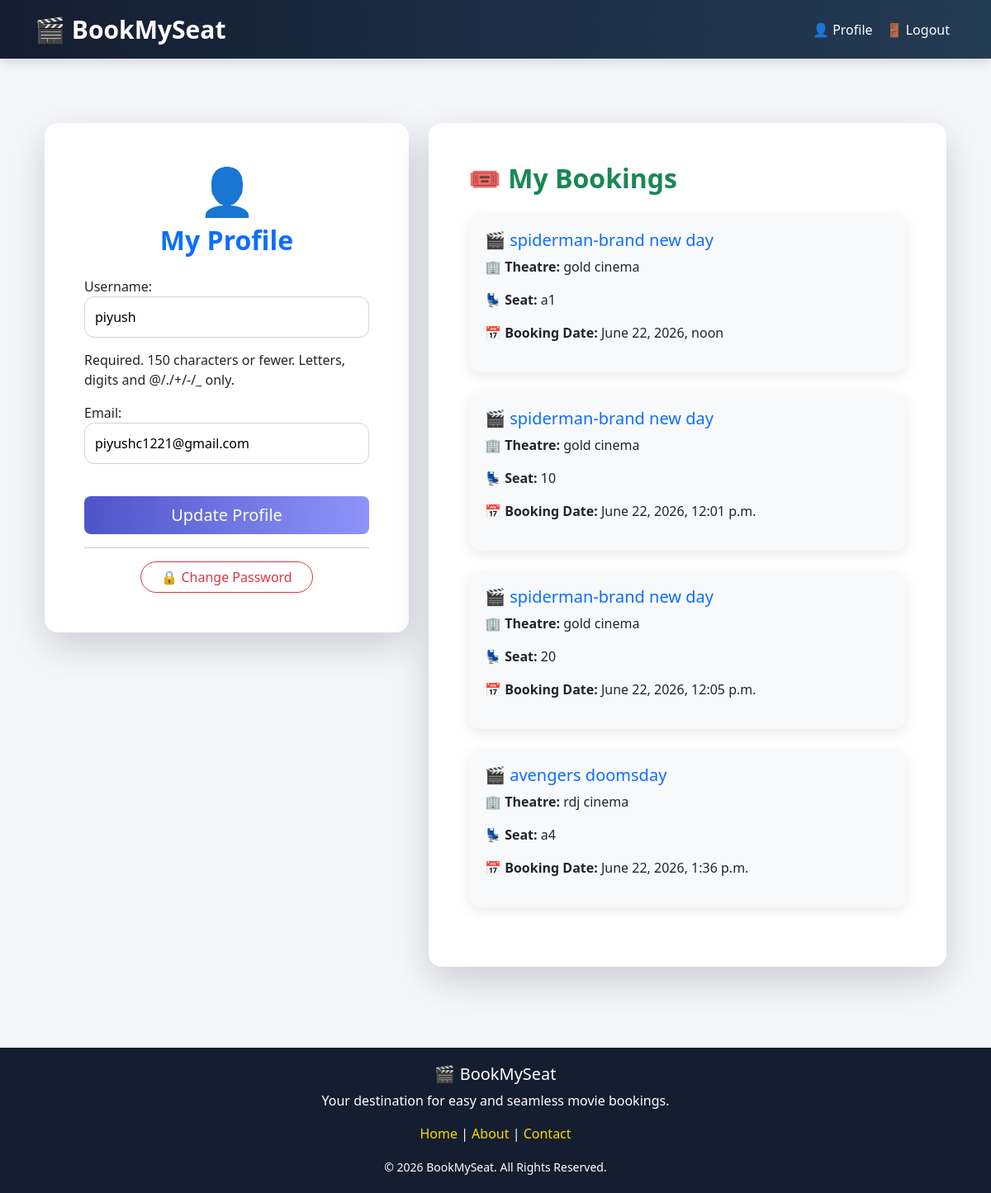
The page /users/profile/ (signed in) on the database its author committed.
### movies/models.py (models this page shows, shortened)
class Booking(models.Model):
    user=models.ForeignKey(User,on_delete=models.CASCADE,)
    seat=models.OneToOneField(Seat,on_delete=models.CASCADE,)
    movie=models.ForeignKey(Movie,on_delete=models.CASCADE,)
    theatre=models.ForeignKey(Theatre,on_delete=models.CASCADE,)
    booked_at=models.DateTimeField(auto_now_add=True)

class Movie(models.Model):
    name=models.CharField(max_length=250)
    image=models.ImageField(upload_to="movies/")
    rating=models.DecimalField(max_digits=3,decimal_places=1)
    cast=models.TextField()
    description=models.TextField(blank=True,null=True)

class Theatre(models.Model):
    name=models.CharField(max_length=250)
    movie=models.ForeignKey(Movie,on_delete=models.CASCADE,related_name='theatres')
    time=models.DateTimeField()

class Seat(models.Model):
    theatre=models.ForeignKey(Theatre,on_delete=models.CASCADE,related_name='seats')
    seat_no=models.CharField(max_length=20)
    is_booked= models.BooleanField( default=False )

### users/views.py (the view)
# urls.py: path('profile/', profile,name = 'profile'),
@login_required
def profile(request):
    bookings=Booking.objects.filter(user=request.user)
    if request.method == 'POST':
        u_form = UserUpdateForm(request.POST,instance = request.POST)
        if u_form.is_valid():
            u_form.save()
            return redirect('profile')
    else:
        u_form = UserUpdateForm(instance=request.user)
    return render(request, 'users/profile.html', {'u_form' : u_form,'bookings':bookings})

### users/forms.py
class UserUpdateForm(forms.ModelForm):
    email=forms.EmailField()
    class Meta:
        model= User
        fields= ['username','email']

### templates/users/profile.html (shortened to what this page needs)
{% extends "users/basic.html" %}
{% block content %}
<div class="container py-5">
    <div class="row">
        <div class="col-lg-5 mb-4">
            <div class="card shadow-lg border-0 rounded-4">
                <div class="card-body p-5">
                    <div class="text-center mb-4">
                        <h1 class="display-4">👤</h1>
                        <h2 class="fw-bold text-primary">My Profile</h2>
                    </div>
                    <form method="POST">
                        {{ u_form.as_p }}
                        <div class="d-grid mt-4">
                            <button class="btn btn-primary btn-lg rounded-3">
                                Update Profile
                            </button>
                        </div>
                    </form>
                    <hr>
                    <div class="text-center">
                        <a href="{% url 'password_reset' %}"
                           class="btn btn-outline-danger rounded-pill px-4">
                            🔒 Change Password
                        </a>
                    </div>
                </div>
            </div>
        </div>
        <div class="col-lg-7">
            <div class="card shadow-lg border-0 rounded-4">
                <div class="card-body p-5">
                    <h2 class="fw-bold text-success mb-4">
                        🎟️ My Bookings
                    </h2>
                    {% for booking in bookings %}
                    <div class="booking-card mb-4">
                        <h5 class="text-primary">
                            🎬 {{ booking.movie.name }}
                        </h5>
                        <p>
                            <strong>🏢 Theatre:</strong>
                            {{ booking.theatre.name }}
                        </p>
                        <p>
                            <strong>💺 Seat:</strong>
                            {{ booking.seat.seat_no }}
                        </p>
                        <p>
                            <strong>📅 Booking Date:</strong>
                            {{ booking.booked_at }}
                        </p>
                    </div>
                    {% endfor %}
                </div>
            </div>
        </div>
    </div>
</div>
{% endblock %}

### templates/users/basic.html (shortened to what this page needs)
<!DOCTYPE html>
<html lang="en">
<head>
    <link rel="stylesheet" href="https://cdn.jsdelivr.net/npm/bootstrap@5.3.3/dist/css/bootstrap.min.css">
</head>
<body>
<nav class="navbar navbar-expand-lg navbar-dark sticky-top">
    <div class="container">
        <a class="navbar-brand" href="/">
            🎬 BookMySeat
        </a>
        <div class="collapse navbar-collapse" id="navbarContent">
            <ul class="navbar-nav ms-auto">
                {% if user.is_authenticated %}
                <li class="nav-item">
                    <a class="nav-link" href="{% url 'profile' %}">
                        👤 Profile
                    </a>
                </li>
                <li class="nav-item">
                    <form method="POST" action="{% url 'logout' %}">
                        <button type="submit" class="nav-link logout-btn">
                            🚪 Logout
                        </button>
                    </form>
                </li>
                {% endif %}
            </ul>
        </div>
    </div>
</nav>
<div class="container main-container">
    {% block content %}
    {% endblock %}
</div>
<footer>
    <div class="container">
        <h5>🎬 BookMySeat</h5>
        <p>
            Your destination for easy and seamless movie bookings.
        </p>
        <p>
            <a href="/">Home</a> |
            <a href="#">About</a> |
            <a href="#">Contact</a>
        </p>
        <small>
            © 2026 BookMySeat. All Rights Reserved.
        </small>
    </div>
</footer>
</body>
</html>

### templates/users/basic.html (style rules this page uses)
body { background:#f5f7fb; min-height:100vh; display:flex; flex-direction:column; }
.navbar { background: linear-gradient(90deg,#141E30,#243B55); box-shadow:0 4px 15px rgba(0,0,0,.15); }
.navbar-brand { font-size:30px; font-weight:bold; color:white !important; }
.nav-link { color:white !important; font-weight:500; transition:.3s; }
.logout-btn { border:none; background:none; color:white; font-weight:500; }
.main-container { flex:1; margin-top:30px; margin-bottom:50px; }
.card { border:none; border-radius:20px; box-shadow:0 8px 20px rgba(0,0,0,.1); }
footer { background:#141E30; color:white; padding:20px 0; text-align:center; margin-top:auto; }
footer a { color:#FFD700; text-decoration:none; }

### templates/users/profile.html (style rules this page uses)
.card { transition:.3s; background:white; }
.booking-card { padding:20px; border-radius:15px; background:#f8f9fa; box-shadow:0 5px 15px rgba(0,0,0,.08); transition:.3s; }
input { width:100%; padding:12px; border:1px solid #ced4da; border-radius:12px; margin-bottom:15px; }
.btn-primary { border:none; background:linear-gradient(90deg,#4e54c8,#8f94fb); }

### rows shown on the page
Booking: movie.name "spiderman-brand new day", theatre.name "gold cinema", seat.seat_no "a1", booked_at "June 22, 2026, noon"
Booking: movie.name "spiderman-brand new day", theatre.name "gold cinema", seat.seat_no "10", booked_at "June 22, 2026, 12:01 p.m."
Booking: movie.name "spiderman-brand new day", theatre.name "gold cinema", seat.seat_no "20", booked_at "June 22, 2026, 12:05 p.m."
Booking: movie.name "avengers doomsday", theatre.name "rdj cinema", seat.seat_no "a4", booked_at "June 22, 2026, 1:36 p.m."
